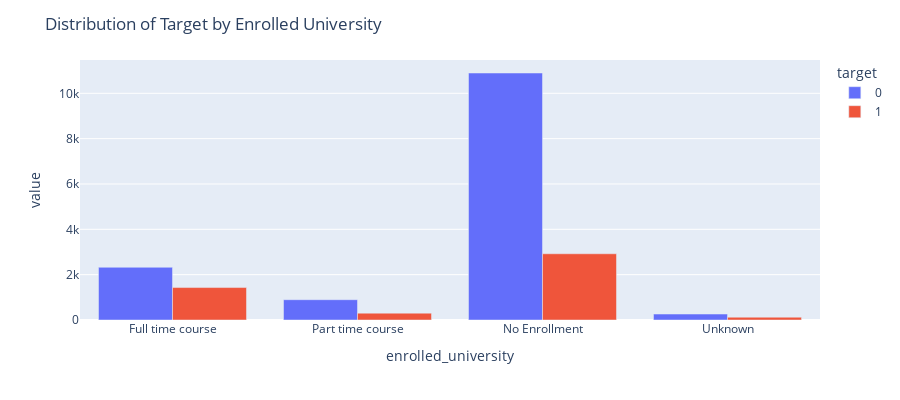

Notebook code for this chart:
### Code cell
# enrolled_university를 원하는 순서대로 정의합니다.
enroll_order = ['Full time course', 'Part time course', 'No Enrollment', 'Unknown']

# 'education_level' 열을 Categorical 데이터 타입으로 변환하여 순서를 지정합니다.
aug_train['enrolled_university'] = pd.Categorical(aug_train['enrolled_university'], categories=enroll_order, ordered=True)

# 교차표를 생성합니다.
EducationLevel = pd.crosstab(aug_train['enrolled_university'], aug_train['target']).reset_index().melt(id_vars='enrolled_university')

# Plotly Express를 사용하여 막대 그래프를 그립니다.
fig = px.bar(EducationLevel, x="enrolled_university", y="value", color='target', barmode='group',
             height=400, width=900)

# 제목 추가
fig.update_layout(title="Distribution of Target by Enrolled University")
fig.show()

### Figure 1 — Plotly figure (JSON) as saved in the notebook; plotly's stock layout.template omitted (floating-point values rounded to 4 significant figures)
{"data": [{"alignmentgroup": "True", "hovertemplate": "target=0<br>enrolled_university=%{x}<br>value=%{y}<extra></extra>", "legendgroup": "0", "marker": {"color": "#636efa", "pattern": {"shape": ""}}, "name": "0", "offsetgroup": "0", "orientation": "v", "showlegend": true, "textposition": "auto", "type": "bar", "x": ["Full time course", "Part time course", "No Enrollment", "Unknown"], "xaxis": "x", "y": [2326, 896, 10896, 263], "yaxis": "y"}, {"alignmentgroup": "True", "hovertemplate": "target=1<br>enrolled_university=%{x}<br>value=%{y}<extra></extra>", "legendgroup": "1", "marker": {"color": "#EF553B", "pattern": {"shape": ""}}, "name": "1", "offsetgroup": "1", "orientation": "v", "showlegend": true, "textposition": "auto", "type": "bar", "x": ["Full time course", "Part time course", "No Enrollment", "Unknown"], "xaxis": "x", "y": [1431, 302, 2921, 123], "yaxis": "y"}], "layout": {"barmode": "group", "height": 400, "legend": {"title": {"text": "target"}, "tracegroupgap": 0}, "margin": {"t": 60}, "title": {"text": "Distribution of Target by Enrolled University"}, "width": 900, "xaxis": {"anchor": "y", "domain": [0, 1], "title": {"text": "enrolled_university"}}, "yaxis": {"anchor": "x", "domain": [0, 1], "title": {"text": "value"}}}}
